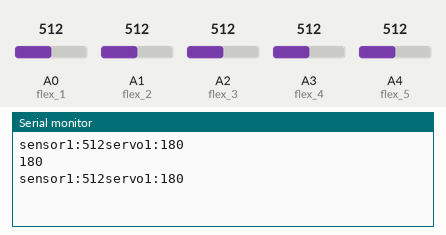
Recording of a sketch running on a simulated Arduino Uno, built with avr-gcc and run on an emulated ATmega328P. On the bench: the last lines printed to the serial monitor. Inputs (shaded band) come from the test bench; at power-on: A0 (flex_1) = 512, A1 (flex_2) = 512, A2 (flex_3) = 512, A3 (flex_4) = 512, A4 (flex_5) = 512. No radio packets arrive unless stated.

Above: at 1.8 s.
1.9 s: A0 (flex_1) set to 716
At 2.5 s:
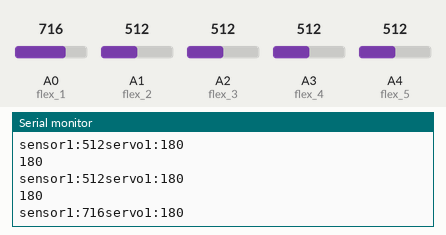
3.4 s: A0 (flex_1) set to 992
At 4.8 s:
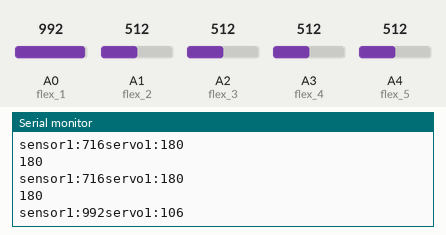
Timing chart, 0 to 6.4 s (numbered marks = the images above; inputs shaded):
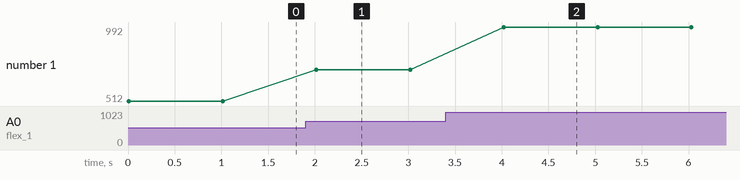

The sketch:

transmitter.ino
```cpp
#include <SPI.h>
#include "RF24.h"

int msg[5];

int flex_5 = A4;
int flex_4 = A3;
int flex_3 = A2;
int flex_2 = A1;
int flex_1 = A0;

int flex_5_val;
int flex_4_val;
int flex_3_val;
int flex_2_val;
int flex_1_val;
int servo_5;
int servo_4;
int servo_3;
int servo_2;
int servo_1;

RF24 radio(9,10);
const uint64_t pipe = 0xE8E8F0F0E1LL;


void setup(void){
  Serial.begin(9600);
  radio.begin();
  radio.openWritingPipe(pipe);
}

void loop(void){


  flex_5_val = analogRead(flex_5);
  servo_5=map(flex_5_val,970,1023,180,0);
  servo_5=constrain(servo_5,0,180);

  flex_4_val = analogRead(flex_4);
  servo_4=map(flex_4_val,970,1023,180,0);
  servo_4=constrain(servo_4,0,180);


  flex_3_val = analogRead(flex_3);
  servo_3=map(flex_3_val,970,1023,180,0);
  servo_3=constrain(servo_3,0,180);


 flex_2_val = analogRead(flex_2);
  servo_2=map(flex_2_val,970,1023,180,0);
  servo_2=constrain(servo_2,0,180);


  flex_1_val = analogRead(flex_1);
  servo_1=map(flex_1_val,970,1023,180,0);
  servo_1=constrain(servo_1,0,180);
  Serial.print("sensor1:");
  Serial.print(flex_1_val);
  Serial.print("servo1:");
  Serial.println(servo_1);
  delay(1000);

  msg[0] = servo_5;
  msg[1] = servo_4;
  msg[2] = servo_3;
  msg[3] = servo_2;
  msg[4] = servo_1;
  radio.write(msg, sizeof(msg));
  Serial.println(msg[4]);

}
```

Measured:
- after the input at 1.9 s, the serial monitor: prints a new line after 0.12 s (image 1)
- after the input at 3.4 s, the serial monitor: prints a new line after 0.62 s (image 2)
- plotted number 1: 512 → 716 after the input at 1.9 s, 716 → 992 after the input at 3.4 s
